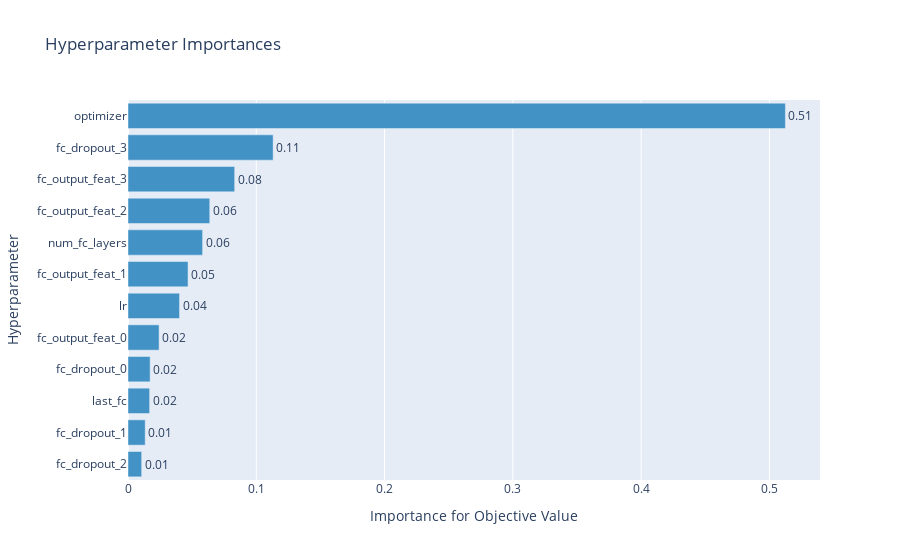

Notebook code for this chart:
### Code cell
# 하이퍼파라미터 중요도
optuna.importance.get_param_importances(study)
optuna.visualization.plot_param_importances(study)

### Figure 1 — Plotly figure (JSON) as saved in the notebook; plotly's stock layout.template omitted (floating-point values rounded to 4 significant figures)
{"data": [{"cliponaxis": false, "hovertemplate": ["fc_dropout_2 (UniformDistribution): 0.010643531328466333<extra></extra>", "fc_dropout_1 (UniformDistribution): 0.013407984072647131<extra></extra>", "last_fc (IntUniformDistribution): 0.01685409690147496<extra></extra>", "fc_dropout_0 (UniformDistribution): 0.017252186102969736<extra></extra>", "fc_output_feat_0 (IntUniformDistribution): 0.02422513992545353<extra></extra>", "lr (LogUniformDistribution): 0.04015876971696949<extra></extra>", "fc_output_feat_1 (IntUniformDistribution): 0.046805688177870154<extra></extra>", "num_fc_layers (IntUniformDistribution): 0.05816821552280374<extra></extra>", "fc_output_feat_2 (IntUniformDistribution): 0.06373504928412556<extra></extra>", "fc_output_feat_3 (IntUniformDistribution): 0.08315121510588601<extra></extra>", "fc_dropout_3 (UniformDistribution): 0.11314395496615577<extra></extra>", "optimizer (CategoricalDistribution): 0.5124541688951777<extra></extra>"], "marker": {"color": "rgb(66,146,198)"}, "orientation": "h", "text": ["0.010643531328466333", "0.013407984072647131", "0.01685409690147496", "0.017252186102969736", "0.02422513992545353", "0.04015876971696949", "0.046805688177870154", "0.05816821552280374", "0.06373504928412556", "0.08315121510588601", "0.11314395496615577", "0.5124541688951777"], "textposition": "outside", "texttemplate": "%{text:.2f}", "type": "bar", "x": [0.01064, 0.01341, 0.01685, 0.01725, 0.02423, 0.04016, 0.04681, 0.05817, 0.06374, 0.08315, 0.1131, 0.5125], "y": ["fc_dropout_2", "fc_dropout_1", "last_fc", "fc_dropout_0", "fc_output_feat_0", "lr", "fc_output_feat_1", "num_fc_layers", "fc_output_feat_2", "fc_output_feat_3", "fc_dropout_3", "optimizer"]}], "layout": {"showlegend": false, "title": {"text": "Hyperparameter Importances"}, "xaxis": {"title": {"text": "Importance for Objective Value"}}, "yaxis": {"title": {"text": "Hyperparameter"}}}}
